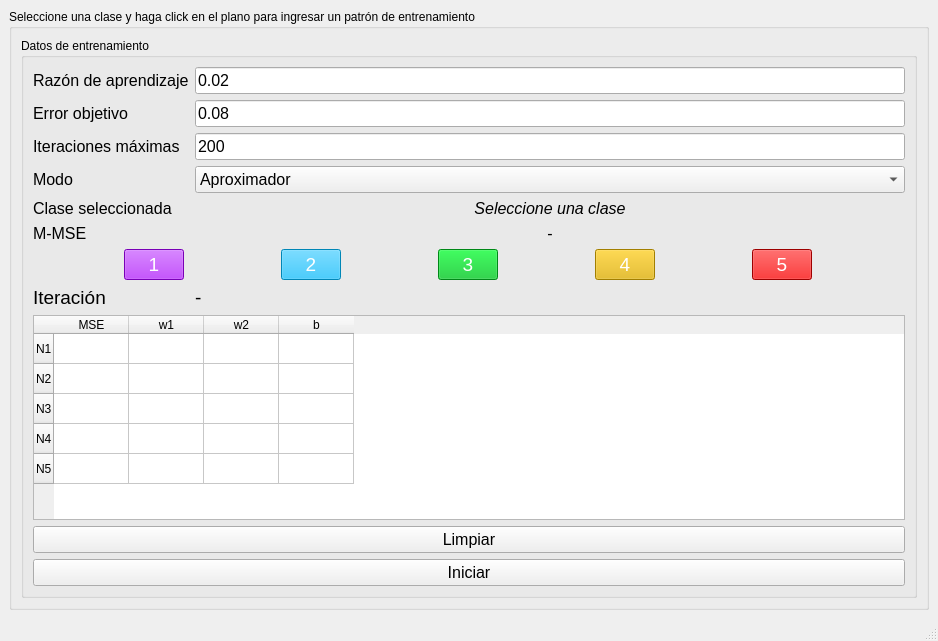
<?xml version="1.0" encoding="UTF-8"?>
<ui version="4.0">
 <class>MainWindow</class>
 <widget class="QMainWindow" name="MainWindow">
  <property name="geometry">
   <rect>
    <x>0</x>
    <y>0</y>
    <width>938</width>
    <height>641</height>
   </rect>
  </property>
  <property name="windowTitle">
   <string>MainWindow</string>
  </property>
  <widget class="QWidget" name="centralwidget">
   <layout class="QGridLayout" name="gridLayout_2">
    <item row="0" column="0">
     <widget class="QGroupBox" name="groupBox">
      <property name="title">
       <string>Seleccione una clase y haga click en el plano para ingresar un patrón de entrenamiento</string>
      </property>
      <layout class="QGridLayout" name="gridLayout">
       <item row="0" column="0">
        <layout class="QVBoxLayout" name="plot_area"/>
       </item>
       <item row="0" column="1">
        <widget class="QGroupBox" name="groupBox_4">
         <property name="title">
          <string>Datos de entrenamiento</string>
         </property>
         <layout class="QGridLayout" name="gridLayout_3">
          <item row="11" column="1" colspan="2">
           <widget class="QPushButton" name="clear_button">
            <property name="font">
             <font>
              <pointsize>12</pointsize>
             </font>
            </property>
            <property name="text">
             <string>Limpiar</string>
            </property>
           </widget>
          </item>
          <item row="4" column="1">
           <widget class="QLabel" name="label_9">
            <property name="font">
             <font>
              <pointsize>12</pointsize>
             </font>
            </property>
            <property name="text">
             <string>Clase seleccionada</string>
            </property>
           </widget>
          </item>
          <item row="12" column="1" colspan="2">
           <widget class="QPushButton" name="begin_button">
            <property name="font">
             <font>
              <pointsize>12</pointsize>
             </font>
            </property>
            <property name="text">
             <string>Iniciar</string>
            </property>
           </widget>
          </item>
          <item row="8" column="1" colspan="2">
           <widget class="QTableWidget" name="result_table">
            <property name="editTriggers">
             <set>QAbstractItemView::NoEditTriggers</set>
            </property>
            <property name="showGrid">
             <bool>true</bool>
            </property>
            <property name="sortingEnabled">
             <bool>true</bool>
            </property>
            <property name="wordWrap">
             <bool>true</bool>
            </property>
            <attribute name="horizontalHeaderCascadingSectionResizes">
             <bool>false</bool>
            </attribute>
            <attribute name="horizontalHeaderDefaultSectionSize">
             <number>75</number>
            </attribute>
            <row>
             <property name="text">
              <string>N1</string>
             </property>
            </row>
            <row>
             <property name="text">
              <string>N2</string>
             </property>
            </row>
            <row>
             <property name="text">
              <string>N3</string>
             </property>
            </row>
            <row>
             <property name="text">
              <string>N4</string>
             </property>
            </row>
            <row>
             <property name="text">
              <string>N5</string>
             </property>
            </row>
            <column>
             <property name="text">
              <string>MSE</string>
             </property>
            </column>
            <column>
             <property name="text">
              <string>w1</string>
             </property>
            </column>
            <column>
             <property name="text">
              <string>w2</string>
             </property>
            </column>
            <column>
             <property name="text">
              <string>b</string>
             </property>
            </column>
            <item row="0" column="0">
             <property name="text">
              <string/>
             </property>
            </item>
            <item row="0" column="1">
             <property name="text">
              <string/>
             </property>
            </item>
            <item row="0" column="2">
             <property name="text">
              <string/>
             </property>
            </item>
            <item row="1" column="0">
             <property name="text">
              <string/>
             </property>
            </item>
            <item row="1" column="1">
             <property name="text">
              <string/>
             </property>
            </item>
            <item row="1" column="2">
             <property name="text">
              <string/>
             </property>
            </item>
            <item row="1" column="3">
             <property name="text">
              <string/>
             </property>
            </item>
            <item row="2" column="0">
             <property name="text">
              <string/>
             </property>
            </item>
            <item row="2" column="1">
             <property name="text">
              <string/>
             </property>
            </item>
            <item row="2" column="2">
             <property name="text">
              <string/>
             </property>
            </item>
            <item row="2" column="3">
             <property name="text">
              <string/>
             </property>
            </item>
            <item row="3" column="0">
             <property name="text">
              <string/>
             </property>
            </item>
            <item row="3" column="1">
             <property name="text">
              <string/>
             </property>
            </item>
            <item row="3" column="2">
             <property name="text">
              <string/>
             </property>
            </item>
            <item row="3" column="3">
             <property name="text">
              <string/>
             </property>
            </item>
            <item row="4" column="0">
             <property name="text">
              <string/>
             </property>
            </item>
            <item row="4" column="1">
             <property name="text">
              <string/>
             </property>
            </item>
            <item row="4" column="2">
             <property name="text">
              <string/>
             </property>
            </item>
            <item row="4" column="3">
             <property name="text">
              <string/>
             </property>
            </item>
           </widget>
          </item>
          <item row="1" column="2">
           <widget class="QLineEdit" name="target_error">
            <property name="font">
             <font>
              <pointsize>12</pointsize>
             </font>
            </property>
            <property name="text">
             <string>0.08</string>
            </property>
           </widget>
          </item>
          <item row="2" column="1">
           <widget class="QLabel" name="label_7">
            <property name="font">
             <font>
              <pointsize>12</pointsize>
             </font>
            </property>
            <property name="text">
             <string>Iteraciones máximas</string>
            </property>
           </widget>
          </item>
          <item row="2" column="2">
           <widget class="QLineEdit" name="max_iterations">
            <property name="font">
             <font>
              <pointsize>12</pointsize>
             </font>
            </property>
            <property name="text">
             <string>200</string>
            </property>
           </widget>
          </item>
          <item row="0" column="1">
           <widget class="QLabel" name="label">
            <property name="font">
             <font>
              <pointsize>12</pointsize>
             </font>
            </property>
            <property name="text">
             <string>Razón de aprendizaje</string>
            </property>
           </widget>
          </item>
          <item row="6" column="1" colspan="2">
           <layout class="QHBoxLayout" name="horizontalLayout">
            <item>
             <widget class="QPushButton" name="class1">
              <property name="maximumSize">
               <size>
                <width>60</width>
                <height>80</height>
               </size>
              </property>
              <property name="font">
               <font>
                <pointsize>14</pointsize>
               </font>
              </property>
              <property name="styleSheet">
               <string notr="true">background-color: rgb(170, 0, 255);
color: white;
</string>
              </property>
              <property name="text">
               <string>1</string>
              </property>
             </widget>
            </item>
            <item>
             <widget class="QPushButton" name="class2">
              <property name="maximumSize">
               <size>
                <width>60</width>
                <height>80</height>
               </size>
              </property>
              <property name="font">
               <font>
                <pointsize>14</pointsize>
               </font>
              </property>
              <property name="styleSheet">
               <string notr="true">background-color: rgb(0, 187, 255);
color: white;
</string>
              </property>
              <property name="text">
               <string>2</string>
              </property>
             </widget>
            </item>
            <item>
             <widget class="QPushButton" name="class3">
              <property name="maximumSize">
               <size>
                <width>60</width>
                <height>80</height>
               </size>
              </property>
              <property name="font">
               <font>
                <pointsize>14</pointsize>
               </font>
              </property>
              <property name="styleSheet">
               <string notr="true">background-color: rgb(0, 190, 32);
color: white;</string>
              </property>
              <property name="text">
               <string>3</string>
              </property>
             </widget>
            </item>
            <item>
             <widget class="QPushButton" name="class4">
              <property name="maximumSize">
               <size>
                <width>60</width>
                <height>80</height>
               </size>
              </property>
              <property name="font">
               <font>
                <pointsize>14</pointsize>
               </font>
              </property>
              <property name="styleSheet">
               <string notr="true">background-color:rgb(227, 178, 0);
color: white;
</string>
              </property>
              <property name="text">
               <string>4</string>
              </property>
             </widget>
            </item>
            <item>
             <widget class="QPushButton" name="class5">
              <property name="maximumSize">
               <size>
                <width>60</width>
                <height>80</height>
               </size>
              </property>
              <property name="font">
               <font>
                <pointsize>14</pointsize>
               </font>
              </property>
              <property name="styleSheet">
               <string notr="true">background-color: rgb(220, 0, 0);
color: white;
</string>
              </property>
              <property name="text">
               <string>5</string>
              </property>
             </widget>
            </item>
           </layout>
          </item>
          <item row="0" column="2">
           <widget class="QLineEdit" name="learning_rate">
            <property name="font">
             <font>
              <pointsize>12</pointsize>
             </font>
            </property>
            <property name="text">
             <string>0.02</string>
            </property>
           </widget>
          </item>
          <item row="7" column="2">
           <widget class="QLabel" name="iteration_label">
            <property name="font">
             <font>
              <pointsize>14</pointsize>
             </font>
            </property>
            <property name="text">
             <string>-</string>
            </property>
           </widget>
          </item>
          <item row="7" column="1">
           <widget class="QLabel" name="label_5">
            <property name="font">
             <font>
              <pointsize>14</pointsize>
             </font>
            </property>
            <property name="text">
             <string>Iteración</string>
            </property>
           </widget>
          </item>
          <item row="4" column="2">
           <widget class="QLabel" name="current_class">
            <property name="font">
             <font>
              <pointsize>12</pointsize>
              <italic>true</italic>
             </font>
            </property>
            <property name="styleSheet">
             <string notr="true">font-style: italic;</string>
            </property>
            <property name="text">
             <string>Seleccione una clase</string>
            </property>
            <property name="alignment">
             <set>Qt::AlignCenter</set>
            </property>
           </widget>
          </item>
          <item row="5" column="1">
           <widget class="QLabel" name="label_2">
            <property name="font">
             <font>
              <pointsize>12</pointsize>
             </font>
            </property>
            <property name="text">
             <string>M-MSE</string>
            </property>
           </widget>
          </item>
          <item row="1" column="1">
           <widget class="QLabel" name="label_6">
            <property name="font">
             <font>
              <pointsize>12</pointsize>
             </font>
            </property>
            <property name="text">
             <string>Error objetivo</string>
            </property>
           </widget>
          </item>
          <item row="3" column="1">
           <widget class="QLabel" name="label_3">
            <property name="font">
             <font>
              <pointsize>12</pointsize>
             </font>
            </property>
            <property name="text">
             <string>Modo</string>
            </property>
           </widget>
          </item>
          <item row="5" column="2">
           <widget class="QLabel" name="mmse_label">
            <property name="font">
             <font>
              <pointsize>12</pointsize>
             </font>
            </property>
            <property name="text">
             <string>-</string>
            </property>
            <property name="alignment">
             <set>Qt::AlignCenter</set>
            </property>
           </widget>
          </item>
          <item row="3" column="2">
           <widget class="QComboBox" name="selector_mode">
            <property name="font">
             <font>
              <pointsize>12</pointsize>
             </font>
            </property>
            <item>
             <property name="text">
              <string>Aproximador</string>
             </property>
            </item>
            <item>
             <property name="text">
              <string>Una clase</string>
             </property>
            </item>
           </widget>
          </item>
         </layout>
        </widget>
       </item>
      </layout>
     </widget>
    </item>
   </layout>
  </widget>
  <widget class="QMenuBar" name="menubar">
   <property name="geometry">
    <rect>
     <x>0</x>
     <y>0</y>
     <width>938</width>
     <height>22</height>
    </rect>
   </property>
  </widget>
  <widget class="QStatusBar" name="statusbar"/>
 </widget>
 <resources/>
 <connections/>
</ui>
